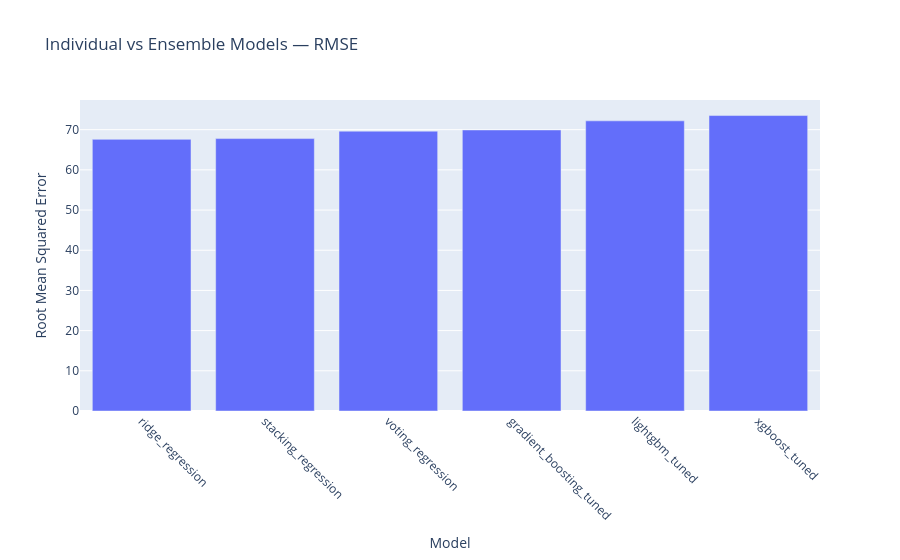

Notebook source saved alongside this figure:
### Code cell
# Visualizing ensemble model performance

fig = px.bar(
    ensemble_comparison,
    x='Model',
    y='RMSE',
    title='Individual vs Ensemble Models — RMSE',
    labels={
        'Model': 'Model',
        'RMSE': 'Root Mean Squared Error'
    }
)

fig.update_xaxes(tickangle=45)

fig.show()

### Figure 1 — Plotly figure (JSON) as saved in the notebook; plotly's stock layout.template omitted (floating-point values rounded to 4 significant figures)
{"data": [{"hovertemplate": "Model=%{x}<br>Root Mean Squared Error=%{y}<extra></extra>", "legendgroup": "", "marker": {"color": "#636efa", "pattern": {"shape": ""}}, "name": "", "orientation": "v", "showlegend": false, "textposition": "auto", "type": "bar", "x": ["ridge_regression", "stacking_regression", "voting_regression", "gradient_boosting_tuned", "lightgbm_tuned", "xgboost_tuned"], "xaxis": "x", "y": [67.59, 67.78, 69.63, 69.92, 72.19, 73.51], "yaxis": "y"}], "layout": {"barmode": "relative", "legend": {"tracegroupgap": 0}, "title": {"text": "Individual vs Ensemble Models — RMSE"}, "xaxis": {"anchor": "y", "domain": [0, 1], "tickangle": 45, "title": {"text": "Model"}}, "yaxis": {"anchor": "x", "domain": [0, 1], "title": {"text": "Root Mean Squared Error"}}}}
